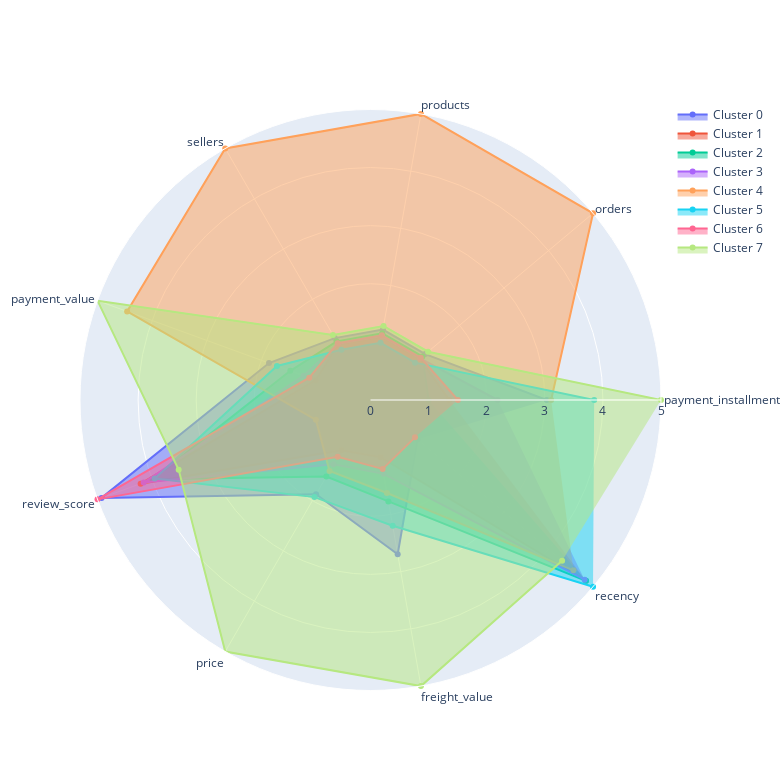

The cell this chart's notebook holds for it:
### Code cell
# Créer une figure en radar pour chaque cluster
fig = go.Figure()

for cluster, row in df_mms.iterrows():
    values = row.values.tolist()
    

    

    fig.add_trace(go.Scatterpolar(
        r=values,
        theta=num_cols,
        fill='toself',
        name=f'Cluster {cluster}'
    ))

# Mettre en forme la figurenum_cols,
fig.update_layout(
    polar=dict(
        radialaxis=dict(
            visible=True,
            range=[0, 5]
        ),
    ),
    showlegend=True,
    width=780,
    height=780

)

# Afficher la figure
fig.show()
figsize = (60,60)

### Figure 1 — Plotly figure (JSON) as saved in the notebook; plotly's stock layout.template omitted (floating-point values rounded to 4 significant figures)
{"data": [{"fill": "toself", "name": "Cluster 0", "r": [3.034, 1.23, 1.23, 1.23, 1.859, 4.926, 1.874, 2.695, 1.057], "theta": ["payment_installments", "orders", "products", "sellers", "payment_value", "review_score", "price", "freight_value", "recency", "cluster_labels"], "type": "scatterpolar"}, {"fill": "toself", "name": "Cluster 1", "r": [1.358, 1.104, 1.104, 1.104, 1, 4.211, 1, 1, 4.84], "theta": ["payment_installments", "orders", "products", "sellers", "payment_value", "review_score", "price", "freight_value", "recency", "cluster_labels"], "type": "scatterpolar"}, {"fill": "toself", "name": "Cluster 2", "r": [1, 1.166, 1.166, 1.166, 1.469, 3.994, 1.522, 1.772, 4.842], "theta": ["payment_installments", "orders", "products", "sellers", "payment_value", "review_score", "price", "freight_value", "recency", "cluster_labels"], "type": "scatterpolar"}, {"fill": "toself", "name": "Cluster 3", "r": [2.188, 1.116, 1.116, 1.116, 1.227, 4.154, 1.276, 1.291, 4.811], "theta": ["payment_installments", "orders", "products", "sellers", "payment_value", "review_score", "price", "freight_value", "recency", "cluster_labels"], "type": "scatterpolar"}, {"fill": "toself", "name": "Cluster 4", "r": [3.109, 5, 5, 5, 4.458, 1, 1.41, 1.625, 4.56], "theta": ["payment_installments", "orders", "products", "sellers", "payment_value", "review_score", "price", "freight_value", "recency", "cluster_labels"], "type": "scatterpolar"}, {"fill": "toself", "name": "Cluster 5", "r": [3.85, 1, 1, 1, 1.714, 3.953, 1.93, 2.197, 5], "theta": ["payment_installments", "orders", "products", "sellers", "payment_value", "review_score", "price", "freight_value", "recency", "cluster_labels"], "type": "scatterpolar"}, {"fill": "toself", "name": "Cluster 6", "r": [1.503, 1.13, 1.13, 1.13, 1.121, 5, 1.129, 1.204, 1], "theta": ["payment_installments", "orders", "products", "sellers", "payment_value", "review_score", "price", "freight_value", "recency", "cluster_labels"], "type": "scatterpolar"}, {"fill": "toself", "name": "Cluster 7", "r": [5, 1.294, 1.294, 1.294, 5.0, 3.514, 5.0, 5, 4.305], "theta": ["payment_installments", "orders", "products", "sellers", "payment_value", "review_score", "price", "freight_value", "recency", "cluster_labels"], "type": "scatterpolar"}], "layout": {"height": 780, "polar": {"radialaxis": {"range": [0, 5], "visible": true}}, "showlegend": true, "width": 780}}
